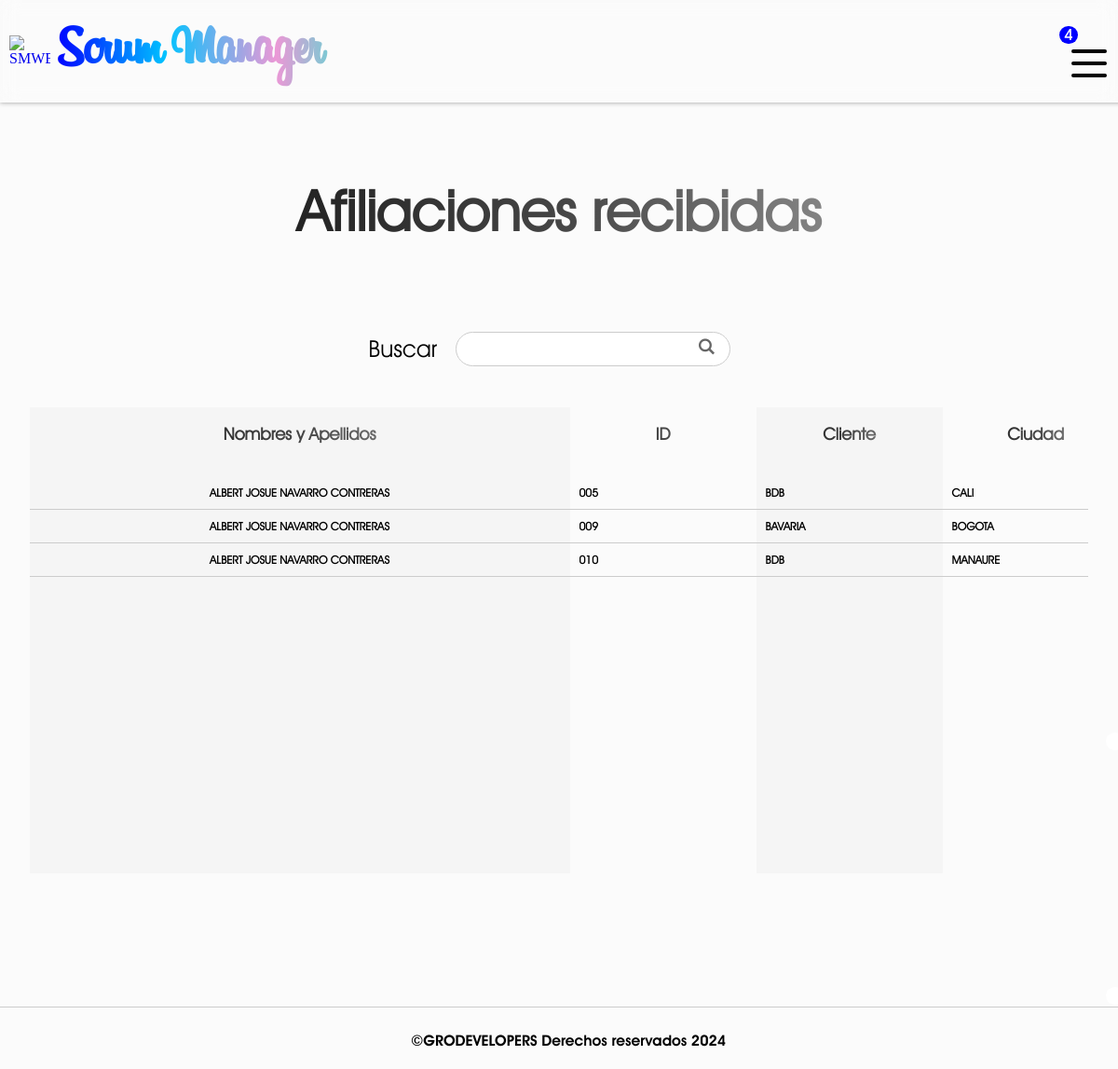
Page /order-affiliations/ (signed in) on the committed database.
### SMWEB/models.py (models this page shows, shortened)
class Affiliation(models.Model):
    order_id = models.CharField(verbose_name="Número de caso", max_length=255)
    client = models.CharField(verbose_name="Cliente", max_length=255, null=False, default="")
    city = models.CharField(verbose_name="Ciudad", max_length=255, null=False)
    in_charge = models.CharField(verbose_name="Encargado", max_length=255, null=False, default="")
    full_name = models.CharField(verbose_name="Nombres y Apellidos", max_length=255, null= False)
    since = models.DateField(verbose_name="Desde")
    up_to = models.DateField(verbose_name="Hasta")
    company = models.CharField(verbose_name="Empresa", max_length=255, null=False)
    created_by = models.CharField(verbose_name="Realizado por", max_length=255, null=False)
    created_at = models.DateField(verbose_name="Realizado el", auto_now_add=True)
    affiliation_cost = models.DecimalField(verbose_name="Costo de afiliación", max_digits=20, decimal_places=2, null= False, default=96700.00)
    class Meta:
        verbose_name = 'Afiliación'
        verbose_name_plural = 'Afiliaiciones'

### SMWEB/views.py (the view, shortened to what this page needs)
# urls.py: path('order-affiliations/', views.order_affiliations, name='order-affiliations'),
@login_required(login_url=inicio)
def order_affiliations(request):
    user_company = request.user.company_id
    user_rol = request.user.rol
    if user_rol not in ['gerente', 'recursos humanos', 'coordinador']:
        messages.warning(request, f'Tu rol de {user_rol} no te permite visualizar las afiliaciones realizadas')
        return redirect('inicio')
    affiliations = Affiliation.objects.filter(company = user_company)
    formatted_cost = []
    for affiliation in affiliations:
        if affiliation.affiliation_cost is not None:
            affiliation_cost = format_amount(affiliation.affiliation_cost)
            formatted_cost.append(affiliation_cost)
        else:
            formatted_cost.append(0)
    return render(request, 'order_affiliations.html',{
        'affiliations': affiliations,
        'formatted_cost' : formatted_cost
    })

### SMWEB/context_processors.py (called while the page is built, shortened)
def get_status(request):
    if request.user.is_authenticated:
        id = request.user.company_id
        company = Company.objects.get(id = id)
        return {
            'company': company
        }
    else:
        return {
            'company' : False
        }

def get_rejected_payments(request):
    if request.user.is_authenticated:
        company_id = request.user.company_id
        first_name = request.user.first_name
        rejected_payments = PaymentRejected.objects.filter(company = company_id).filter(in_charge = first_name.upper()).count()
        return {
            'rejected_payments': rejected_payments
        }
    return {
        'rejected_payments': False
        }

def get_payments(request):
    if request.user.is_authenticated:
        company_id = request.user.company_id
        payments = OrderPayment.objects.filter(company = company_id).count()
        return {
            'received_payments': payments
        }
    return {
        'received_payments': False
        }

def get_affiliations(request):
    if request.user.is_authenticated:
        company_id = request.user.company_id
        affiliations = Affiliation.objects.filter(company = company_id).count()
        return {
            'received_affiliations': affiliations
        }
    return {
        'received_affiliations': False
        }

def get_rejected_affiliations(request):
    if request.user.is_authenticated:
        company_id = request.user.company_id
        first_name = request.user.first_name
        rejected_affiliation = RejectedAffiliation.objects.filter(company = company_id).filter(in_charge = first_name.upper()).count()
        return {
            'rejected_affiliations': rejected_affiliation
        }
    return {
        'rejected_affiliations': False
        }

def get_notifies(request):
    if request.user.is_authenticated:
        user_rol = request.user.rol
        if user_rol == 'gerente':
            company_id = request.user.company_id
            payments = OrderPayment.objects.filter(company = company_id).count()
            affiliations = Affiliation.objects.filter(company = company_id).count()
            notifies = payments + affiliations
            return {
                'notifies': notifies
            }
    else:
        return {
            'notifies': False
        }

### SMWEB/models.py (called while the page is built)
    def __str__(self):
        return self.name

### SMWEB/utils.py (called while the page is built)
def format_amount(amount):
    return f"{amount:,.2f}"

### SMWEB/templates/order_affiliations.html (shortened to what this page needs)
{% extends "layout.html" %}
{% block content %}
    {% if company.status %}
        <h1 id="title" >Afiliaciones recibidas</h1>
        <form action="" method="post" class="search_engine">
            <label for="search">Buscar</label>
            <input type="text" name="search">
            <input type="submit" class="symbol_search" value="L">
        </form>
        {% if affiliations %}
            <section id="affiliations">
                <div class="affiliations__column affiliations__column--full_name">
                    <h3 class="column__title">Nombres y Apellidos</h3>
                    {% for affiliation in affiliations %}
                        {% if user.rol == 'recursos humanos' %}
                            <div class="affiliations__element affiliations__element-full_name"><a href='{% url "handle-affiliation" affiliation.id %}'>{{affiliation.full_name}}</a></div>
                        {% else %}
                            <div class="affiliations__element affiliations__element-full_name">{{affiliation.full_name}}</div>
                        {% endif %}
                    {% endfor %}
                </div>
                <div class="affiliations__column affiliations__column--id">
                    <h3 class="column__title">ID</h3>
                    {% for affiliation in affiliations %}
                        <div class="payments__element payments__element-id">{{affiliation.order_id}}</div>
                    {% endfor %}
                </div>
                <div class="affiliations__column affiliations__column--client">
                    <h3 class="column__title">Cliente</h3>
                    {% for affiliation in affiliations %}
                        <div class="payments__element payments__element-client">{{affiliation.client}}</div>
                    {% endfor %}
                </div>
                <div class="affiliations__column affiliations__column--city">
                    <h3 class="column__title">Ciudad</h3>
                    {% for affiliation in affiliations %}
                        <div class="payments__element payments__element-city">{{affiliation.city}}</div>
                    {% endfor %}
                </div>
            </section>
        {% else %}
            <h1 id="title" >No existen afiliaciones recibidas</h1>
        {% endif %}
    {% else %}
        <h1 id="title" >Lo siento {{user.first_name}}, tu empresa se encuentra inactiva</h1>
    {% endif %}
{% endblock %}

### SMWEB/static/css/styles.css (style rules this page uses)
:root { --title-font: 'Billabong'; --normal-font: 'Avant gardent light'; --menu-font: 'Avant gardent bold'; --symbol-font: 'Symbol'; }
* { text-decoration: none; }
body { background-color: #FBFBFB; margin: 0px; }
#content > #title { text-align: center; width: 100%; }
#title { font-family: var(--normal-font); font-size: 60px; background: linear-gradient(90deg, black, rgb(69, 69, 69), rgb(197, 197, 197)); -webkit-background-clip: text; -webkit-text-fill-color: transparent; }
.search_engine { width: 80%; height: 125px; display: flex; justify-content: center; align-items: center; position: relative; }
.search_engine label { font-family: var(--normal-font); font-size: 25px; }
.search_engine input[type="text"] { flex-basis: 30%; height: 20%; border-radius: 999px; outline: none; border: 1px solid #ccc; margin: 0px 20px; line-height: 15px; padding: 5px 15px; padding-right: 0px; font-family: var(--normal-font); font-size: 17px; transition: all 300ms; }
.search_engine input[type="submit"] { background-color: transparent; border: none; padding: 0px; cursor: pointer; color: #666; font-family: var(--symbol-font); font-size: 17px; font-weight: lighter; position: absolute; top: 40%; right: 32%; transition: all 300ms; }
.column__title { text-align: center; font-family: var(--normal-font); font-size: 27px; background: linear-gradient(90deg, black, rgb(69, 69, 69), rgb(197, 197, 197)); -webkit-background-clip: text; -webkit-text-fill-color: transparent; margin-bottom: 35px; }
#orders, #payments, #affiliations { width: 98%; height: 500px; justify-content: space-around; align-items:stretch; overflow-y: scroll; display: flex; flex-direction: row; flex-wrap: nowrap; }
.orders__column, .payments__column, .affiliations__column { min-width: 200px; }
.payments__column--company, .payments__column--account_owner, .affiliations__column--full_name, .affiliations__column--company { min-width: 580px; text-align: center; }
.column__title-orders, .column__title { text-align: center; font-family: var(--normal-font); font-size: 18px; background: linear-gradient(90deg, black, rgb(69, 69, 69), rgb(197, 197, 197)); -webkit-background-clip: text; -webkit-text-fill-color: transparent; margin-bottom: 35px; }
.orders__element, .payments__element, .affiliations__element { font-family: var(--normal-font); font-size: 12px; font-weight: bold; border-bottom: 1px solid #ccc; padding: 10px 10px; transition: all 450ms; }
.orders__column--id, .payments__column--id, .orders__column--created_at, .orders__column--finished_at, .orders__column--deleted_at, .orders__column--city, .payments__column--city, .orders__column--sales_value, .payments__column--sales_value, .orders__column--remarks, .payments__column--in_charge, .orders__column--assigned_by, .payments__column--account_owner, .payments__column--account_number, .payments__column--amount, .payments__column--made_by, .payments__column--rejected_at, .affiliations__column--full_name, .affiliations__column--client, .affiliations__column--affiliation_cost, .affiliations__column--since, .affiliations__column--company, .affiliations__column--created_by, .affiliations__column--rejected_by, .affiliations__column--approved_by { background-color: #f0f0f084; }

### rows in the picture
Affiliation: full_name "ALBERT JOSUE NAVARRO CONTRERAS", order_id "005", client "BDB", city "CALI"
Affiliation: full_name "ALBERT JOSUE NAVARRO CONTRERAS", order_id "009", client "BAVARIA", city "BOGOTA"
Affiliation: full_name "ALBERT JOSUE NAVARRO CONTRERAS", order_id "010", client "BDB", city "MANAURE"

### other values in the picture
{{ notifies }} "4"
